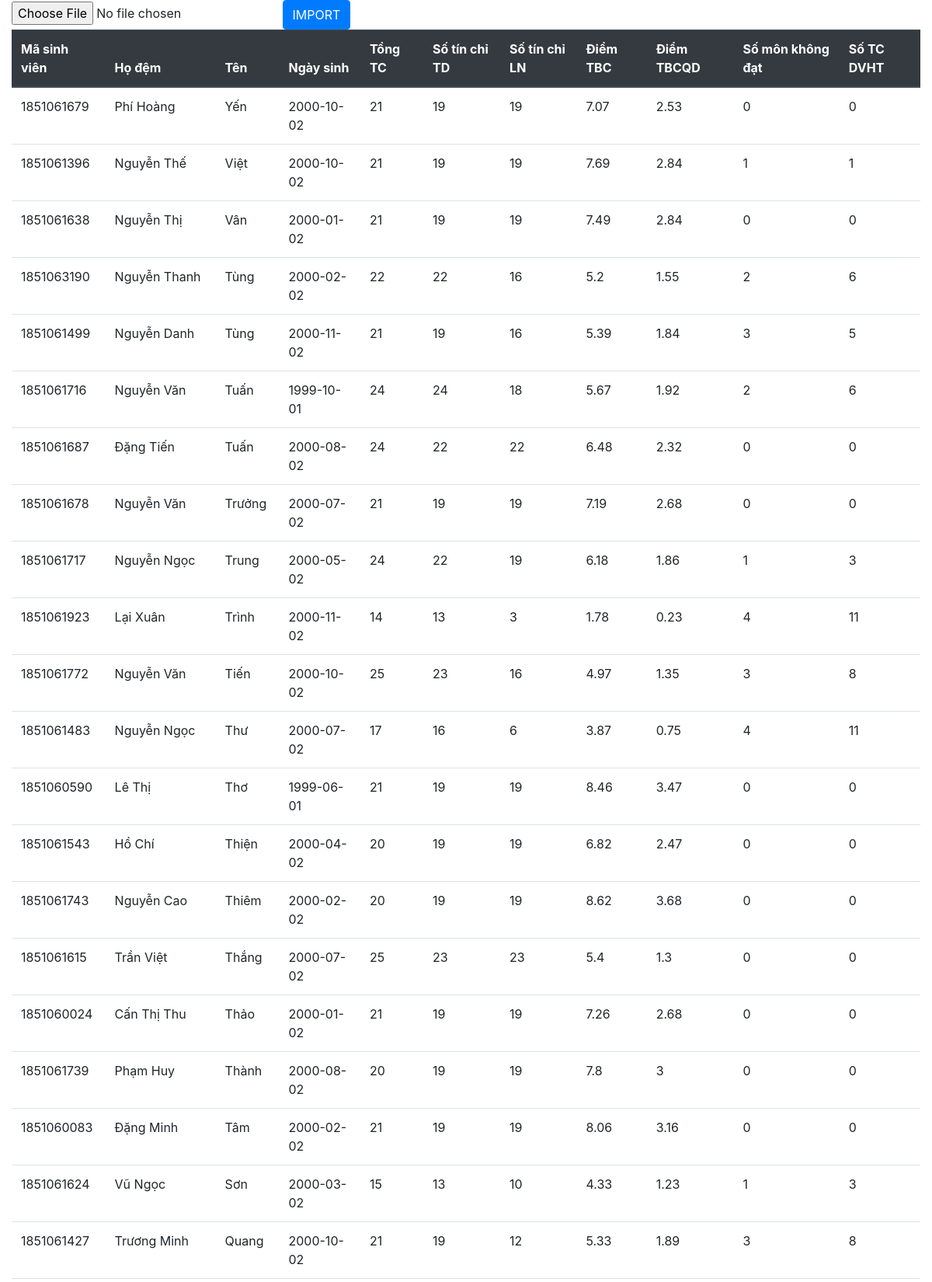
The page / (upper part) on the database its author committed.
### tables this page shows
CREATE TABLE `sinhvien` (
  `id` int(11) NOT NULL,
  `maSV` int(11) NOT NULL,
  `hodemSV` varchar(30) NOT NULL,
  `tenSV` varchar(30) NOT NULL,
  `ngaysinhSv` date NOT NULL,
  `tongtinchi` int(11) NOT NULL,
  `stctd` int(11) NOT NULL,
  `stcln` int(11) NOT NULL,
  `dtbc` float NOT NULL,
  `dtbcqd` float NOT NULL,
  `somonkhongdat` int(11) NOT NULL,
  `sotcdvht` int(11) NOT NULL
);

### index.php (the view, shortened to what this page needs)
<?php
require('dbconfig.php');
?>
<!doctype html>
<html lang="en">
<head>
  <link rel="stylesheet" href="https://stackpath.bootstrapcdn.com/bootstrap/4.3.1/css/bootstrap.min.css">
</head>
<body>
  <div class="col-md-12" id="importFrm">
    <form action="importdata.php" method="post" enctype="multipart/form-data">
      <input type="file" name="file" />
      <input type="submit" class="btn btn-primary" name="importSubmit" value="IMPORT">
    </form>
  </div>
  <div class="container-fluid">
    <div class="row">
      <div class="col-md-12">
        <table class="table">
          <thead class="thead-dark">
            <tr>
              <th>Mã sinh viên</th>
              <th>Họ đệm</th>
              <th>Tên</th>
              <th>Ngày sinh</th>
              <th>Tổng TC</th>
              <th>Số tín chỉ TD</th>
              <th>Số tín chỉ LN</th>
              <th>Điểm TBC</th>
              <th>Điểm TBCQD</th>
              <th>Số môn không đạt</th>
              <th>Số TC DVHT</th>
            </tr>
          </thead>
          <tbody>
            <?php
            $result = $db->query("SELECT * FROM sinhvien ORDER BY id DESC");
            if ($result->num_rows > 0) {
              while ($row = $result->fetch_assoc()) {
            ?>
                <tr>
                  <td><?php echo $row['maSV']; ?></td>
                  <td><?php echo $row['hodemSV']; ?></td>
                  <td><?php echo $row['tenSV']; ?></td>
                  <td><?php echo $row['ngaysinhSv']; ?></td>
                  <td><?php echo $row['tongtinchi']; ?></td>
                  <td><?php echo $row['stctd']; ?></td>
                  <td><?php echo $row['stcln']; ?></td>
                  <td><?php echo $row['dtbc']; ?></td>
                  <td><?php echo $row['dtbcqd']; ?></td>
                  <td><?php echo $row['somonkhongdat']; ?></td>
                  <td><?php echo $row['sotcdvht']; ?></td>
                </tr>
              <?php }
            } else { ?>
              <tr>
                <td colspan="5">No member(s) found...</td>
              </tr>
            <?php } ?>
          </tbody>
        </table>
      </div>
    </div>
  </div>
</body>
</html>

### rows shown on the page
sinhvien: maSV "1851061679", hodemSV "Phí Hoàng", tenSV "Yến", ngaysinhSv "2000-10-02", tongtinchi "21", stctd "19", stcln "19", dtbc "7.07", dtbcqd "2.53", somonkhongdat "0", sotcdvht "0"
sinhvien: maSV "1851061396", hodemSV "Nguyễn Thế", tenSV "Việt", ngaysinhSv "2000-10-02", tongtinchi "21", stctd "19", stcln "19", dtbc "7.69", dtbcqd "2.84", somonkhongdat "1", sotcdvht "1"
sinhvien: maSV "1851061638", hodemSV "Nguyễn Thị", tenSV "Vân", ngaysinhSv "2000-01-02", tongtinchi "21", stctd "19", stcln "19", dtbc "7.49", dtbcqd "2.84", somonkhongdat "0", sotcdvht "0"
sinhvien: maSV "1851063190", hodemSV "Nguyễn Thanh", tenSV "Tùng", ngaysinhSv "2000-02-02", tongtinchi "22", stctd "22", stcln "16", dtbc "5.2", dtbcqd "1.55", somonkhongdat "2", sotcdvht "6"
sinhvien: maSV "1851061499", hodemSV "Nguyễn Danh", tenSV "Tùng", ngaysinhSv "2000-11-02", tongtinchi "21", stctd "19", stcln "16", dtbc "5.39", dtbcqd "1.84", somonkhongdat "3", sotcdvht "5"
sinhvien: maSV "1851061716", hodemSV "Nguyễn Văn", tenSV "Tuấn", ngaysinhSv "1999-10-01", tongtinchi "24", stctd "24", stcln "18", dtbc "5.67", dtbcqd "1.92", somonkhongdat "2", sotcdvht "6"
sinhvien: maSV "1851061687", hodemSV "Đặng Tiến", tenSV "Tuấn", ngaysinhSv "2000-08-02", tongtinchi "24", stctd "22", stcln "22", dtbc "6.48", dtbcqd "2.32", somonkhongdat "0", sotcdvht "0"
sinhvien: maSV "1851061678", hodemSV "Nguyễn Văn", tenSV "Trưởng", ngaysinhSv "2000-07-02", tongtinchi "21", stctd "19", stcln "19", dtbc "7.19", dtbcqd "2.68", somonkhongdat "0", sotcdvht "0"
sinhvien: maSV "1851061717", hodemSV "Nguyễn Ngọc", tenSV "Trung", ngaysinhSv "2000-05-02", tongtinchi "24", stctd "22", stcln "19", dtbc "6.18", dtbcqd "1.86", somonkhongdat "1", sotcdvht "3"
sinhvien: maSV "1851061923", hodemSV "Lại Xuân", tenSV "Trình", ngaysinhSv "2000-11-02", tongtinchi "14", stctd "13", stcln "3", dtbc "1.78", dtbcqd "0.23", somonkhongdat "4", sotcdvht "11"
sinhvien: maSV "1851061772", hodemSV "Nguyễn Văn", tenSV "Tiến", ngaysinhSv "2000-10-02", tongtinchi "25", stctd "23", stcln "16", dtbc "4.97", dtbcqd "1.35", somonkhongdat "3", sotcdvht "8"
sinhvien: maSV "1851061483", hodemSV "Nguyễn Ngọc", tenSV "Thư", ngaysinhSv "2000-07-02", tongtinchi "17", stctd "16", stcln "6", dtbc "3.87", dtbcqd "0.75", somonkhongdat "4", sotcdvht "11"
sinhvien: maSV "1851060590", hodemSV "Lê Thị", tenSV "Thơ", ngaysinhSv "1999-06-01", tongtinchi "21", stctd "19", stcln "19", dtbc "8.46", dtbcqd "3.47", somonkhongdat "0", sotcdvht "0"
sinhvien: maSV "1851061543", hodemSV "Hồ Chí", tenSV "Thiện", ngaysinhSv "2000-04-02", tongtinchi "20", stctd "19", stcln "19", dtbc "6.82", dtbcqd "2.47", somonkhongdat "0", sotcdvht "0"
sinhvien: maSV "1851061743", hodemSV "Nguyễn Cao", tenSV "Thiêm", ngaysinhSv "2000-02-02", tongtinchi "20", stctd "19", stcln "19", dtbc "8.62", dtbcqd "3.68", somonkhongdat "0", sotcdvht "0"
sinhvien: maSV "1851061615", hodemSV "Trần Việt", tenSV "Thắng", ngaysinhSv "2000-07-02", tongtinchi "25", stctd "23", stcln "23", dtbc "5.4", dtbcqd "1.3", somonkhongdat "0", sotcdvht "0"
sinhvien: maSV "1851060024", hodemSV "Cấn Thị Thu", tenSV "Thảo", ngaysinhSv "2000-01-02", tongtinchi "21", stctd "19", stcln "19", dtbc "7.26", dtbcqd "2.68", somonkhongdat "0", sotcdvht "0"
sinhvien: maSV "1851061739", hodemSV "Phạm Huy", tenSV "Thành", ngaysinhSv "2000-08-02", tongtinchi "20", stctd "19", stcln "19", dtbc "7.8", dtbcqd "3", somonkhongdat "0", sotcdvht "0"
sinhvien: maSV "1851060083", hodemSV "Đặng Minh", tenSV "Tâm", ngaysinhSv "2000-02-02", tongtinchi "21", stctd "19", stcln "19", dtbc "8.06", dtbcqd "3.16", somonkhongdat "0", sotcdvht "0"
sinhvien: maSV "1851061624", hodemSV "Vũ Ngọc", tenSV "Sơn", ngaysinhSv "2000-03-02", tongtinchi "15", stctd "13", stcln "10", dtbc "4.33", dtbcqd "1.23", somonkhongdat "1", sotcdvht "3"
sinhvien: maSV "1851061427", hodemSV "Trương Minh", tenSV "Quang", ngaysinhSv "2000-10-02", tongtinchi "21", stctd "19", stcln "12", dtbc "5.33", dtbcqd "1.89", somonkhongdat "3", sotcdvht "8"
